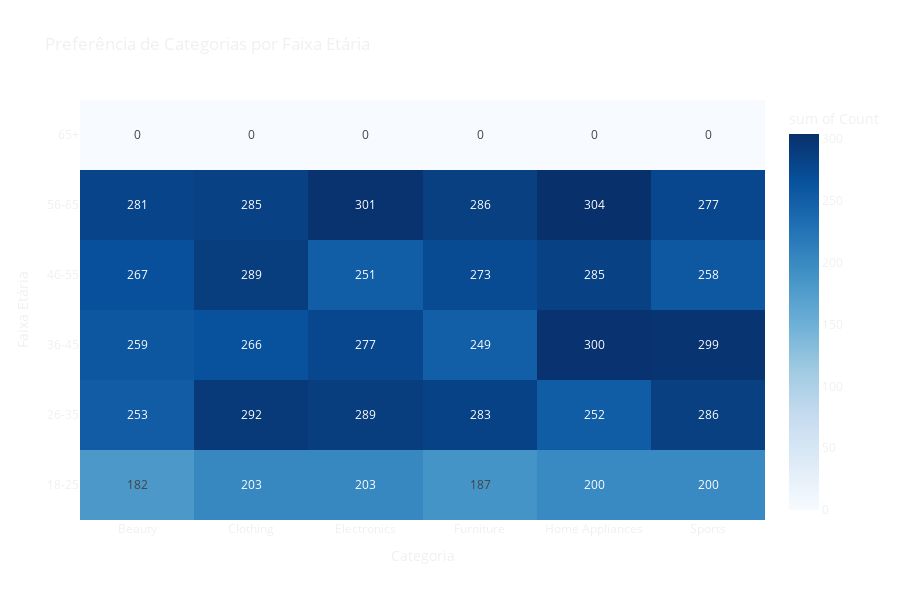

Here is the notebook cell this chart was saved with:
### Markdown cell above
### 3.1 Análise por categoria e faixa etária

### Code cell
# 1️ Criar nova coluna 'Age_Group' com faixas etárias

# Define os intervalos de idade para agrupar os clientes
bins = [18, 25, 35, 45, 55, 65, 100]  # Faixas de idade

# Define os rótulos para essas faixas
labels = ['18-25', '26-35', '36-45', '46-55', '56-65', '65+']

# Cria uma nova coluna no dataframe com essas faixas etárias
df['Age_Group'] = pd.cut(df['Customer_Age'], bins=bins, labels=labels)

# 2️ Agrupar dados por Faixa Etária e Categoria

# Agrupa os dados por 'Age_Group' e 'Category' e conta a quantidade de registros
heatmap_data = df.groupby(['Age_Group', 'Category']).size().reset_index(name='Count')

# 3️ Criar grafico

fig = px.density_heatmap(
    data_frame=heatmap_data,     # Dados agregados
    x='Category',                # Eixo X → Categoria de produto
    y='Age_Group',               # Eixo Y → Faixa etária
    z='Count',                   # Quantidade de registros
    color_continuous_scale='Blues',  # Paleta de cor em tons de azul
    text_auto=True,              # Mostra os valores nas células
    title='Preferência de Categorias por Faixa Etária'  # Título do gráfico
)

# 4️ Personalizar o layout

fig.update_layout(
    xaxis_title='Categoria',         # Título do eixo X
    yaxis_title='Faixa Etária',      # Título do eixo Y
    height=600,                      # Altura do gráfico

    # Deixar fundo transparente
    plot_bgcolor='rgba(0,0,0,0)',    # Fundo do gráfico
    paper_bgcolor='rgba(0,0,0,0)',   # Fundo do painel/papel

    # Cor clara para textos
    font_color='#F0F0F0',            # Cor dos textos padrão
    title_font_color='#F0F0F0',      # Cor do título do gráfico

    # Eixo X sem linhas de grade, texto claro
    xaxis=dict(
        showgrid=False,
        color='#F0F0F0'
    ),

    # Eixo Y sem linhas de grade, texto claro
    yaxis=dict(
        showgrid=False,
        color='#F0F0F0'
    ),

    # Personalização da legenda de cor (color bar)
    coloraxis_colorbar=dict(
        tickcolor='#F0F0F0',              # Cor dos ticks
        title_font=dict(color='#F0F0F0'), # Cor do título da legenda
        tickfont=dict(color='#F0F0F0')    # Cor dos números da legenda
    )
)

# 5️ Exibir o gráfico

fig.show()

### Figure 1 — Plotly figure (JSON) as saved in the notebook; plotly's stock layout.template omitted (floating-point values rounded to 4 significant figures)
{"data": [{"coloraxis": "coloraxis", "histfunc": "sum", "hovertemplate": "Category=%{x}<br>Age_Group=%{y}<br>sum of Count=%{z}<extra></extra>", "name": "", "texttemplate": "%{z}", "type": "histogram2d", "x": ["Beauty", "Clothing", "Electronics", "Furniture", "Home Appliances", "Sports", "Beauty", "Clothing", "Electronics", "Furniture", "Home Appliances", "Sports", "Beauty", "Clothing", "Electronics", "Furniture", "Home Appliances", "Sports", "Beauty", "Clothing", "Electronics", "Furniture", "Home Appliances", "Sports", "Beauty", "Clothing", "Electronics", "Furniture", "Home Appliances", "Sports", "Beauty", "Clothing", "Electronics", "Furniture", "Home Appliances", "Sports"], "xaxis": "x", "xbingroup": "x", "y": ["18-25", "18-25", "18-25", "18-25", "18-25", "18-25", "26-35", "26-35", "26-35", "26-35", "26-35", "26-35", "36-45", "36-45", "36-45", "36-45", "36-45", "36-45", "46-55", "46-55", "46-55", "46-55", "46-55", "46-55", "56-65", "56-65", "56-65", "56-65", "56-65", "56-65", "65+", "65+", "65+", "65+", "65+", "65+"], "yaxis": "y", "ybingroup": "y", "z": [182, 203, 203, 187, 200, 200, 253, 292, 289, 283, 252, 286, 259, 266, 277, 249, 300, 299, 267, 289, 251, 273, 285, 258, 281, 285, 301, 286, 304, 277, 0, 0, 0, 0, 0, 0]}], "layout": {"coloraxis": {"colorbar": {"tickcolor": "#F0F0F0", "tickfont": {"color": "#F0F0F0"}, "title": {"font": {"color": "#F0F0F0"}, "text": "sum of Count"}}, "colorscale": [[0, "rgb(247,251,255)"], [0.125, "rgb(222,235,247)"], [0.25, "rgb(198,219,239)"], [0.375, "rgb(158,202,225)"], [0.5, "rgb(107,174,214)"], [0.625, "rgb(66,146,198)"], [0.75, "rgb(33,113,181)"], [0.875, "rgb(8,81,156)"], [1, "rgb(8,48,107)"]]}, "font": {"color": "#F0F0F0"}, "height": 600, "legend": {"tracegroupgap": 0}, "paper_bgcolor": "rgba(0,0,0,0)", "plot_bgcolor": "rgba(0,0,0,0)", "title": {"font": {"color": "#F0F0F0"}, "text": "Preferência de Categorias por Faixa Etária"}, "xaxis": {"anchor": "y", "color": "#F0F0F0", "domain": [0, 1], "showgrid": false, "title": {"text": "Categoria"}}, "yaxis": {"anchor": "x", "color": "#F0F0F0", "domain": [0, 1], "showgrid": false, "title": {"text": "Faixa Etária"}}}}
